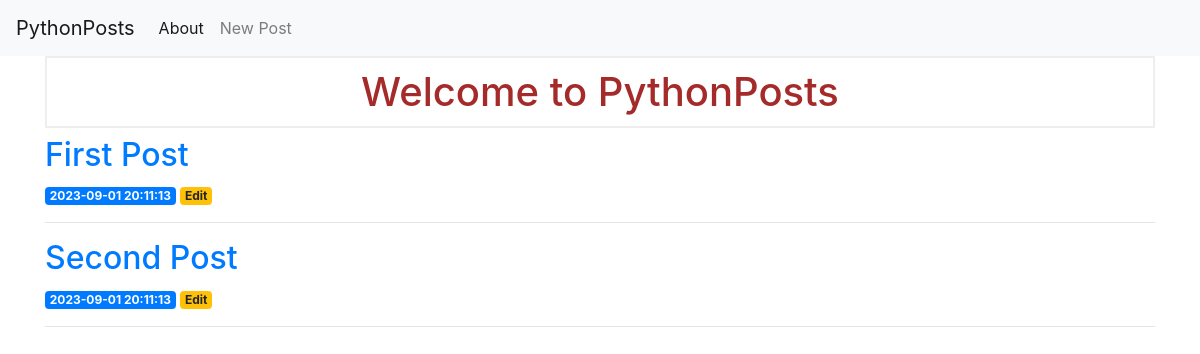
Before: / with the older database file.
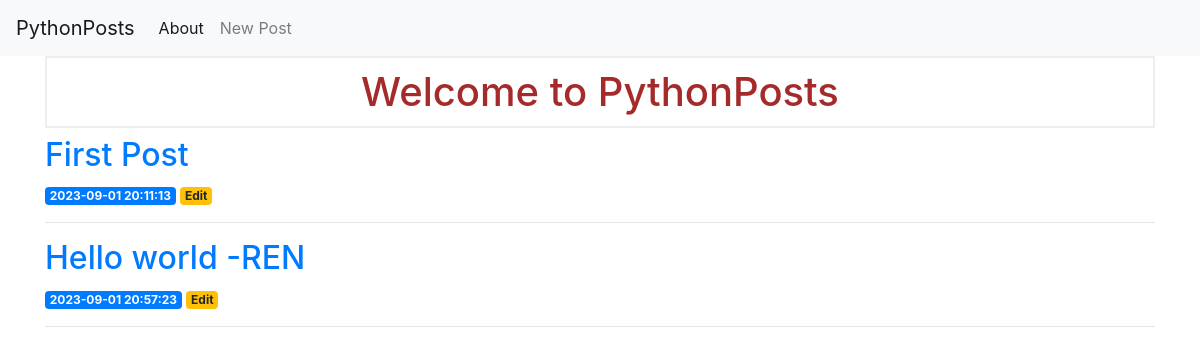
After: the same page with the newer database file.
### tables this page shows
CREATE TABLE posts (
    id INTEGER PRIMARY KEY AUTOINCREMENT,
    created TIMESTAMP NOT NULL DEFAULT CURRENT_TIMESTAMP,
    title TEXT NOT NULL,
    content TEXT NOT NULL
);

### app.py (the view)
@app.route('/')
def index():
    conn = get_db_connection()
    posts = conn.execute('SELECT * FROM posts').fetchall()
    conn.close()
    return render_template('index.html', posts=posts)

### app.py (called while the page is built)
def get_db_connection():
    conn = sqlite3.connect('database.db')
    conn.row_factory = sqlite3.Row
    return conn

### templates/index.html (shortened to what this page needs)
<!DOCTYPE html>
<html lang="en">
<head>
    <link rel="stylesheet" href="../static/css/style.css">
</head>
<body>
    {% extends 'base.html' %}
    {% block content %}
        <h1>{% block title %} Welcome to PythonPosts {% endblock %}</h1>
        {% for post in posts %}
            <a href="{{ url_for('post', post_id=post['id']) }}">
                <h2>{{ post['title'] }}</h2>
            </a>
            <span class="badge badge-primary">{{ post['created'] }}</span>
            <a href="{{ url_for('edit', id=post['id']) }}">
                <span class="badge badge-warning">Edit</span>
            </a>
            <hr>
        {% endfor %}
    {% endblock %}

Changed rows visible on the page:
removed posts: title "Second Post", created "2023-09-01 20:11:13"
added posts: title "Hello world -REN", created "2023-09-01 20:57:23"
